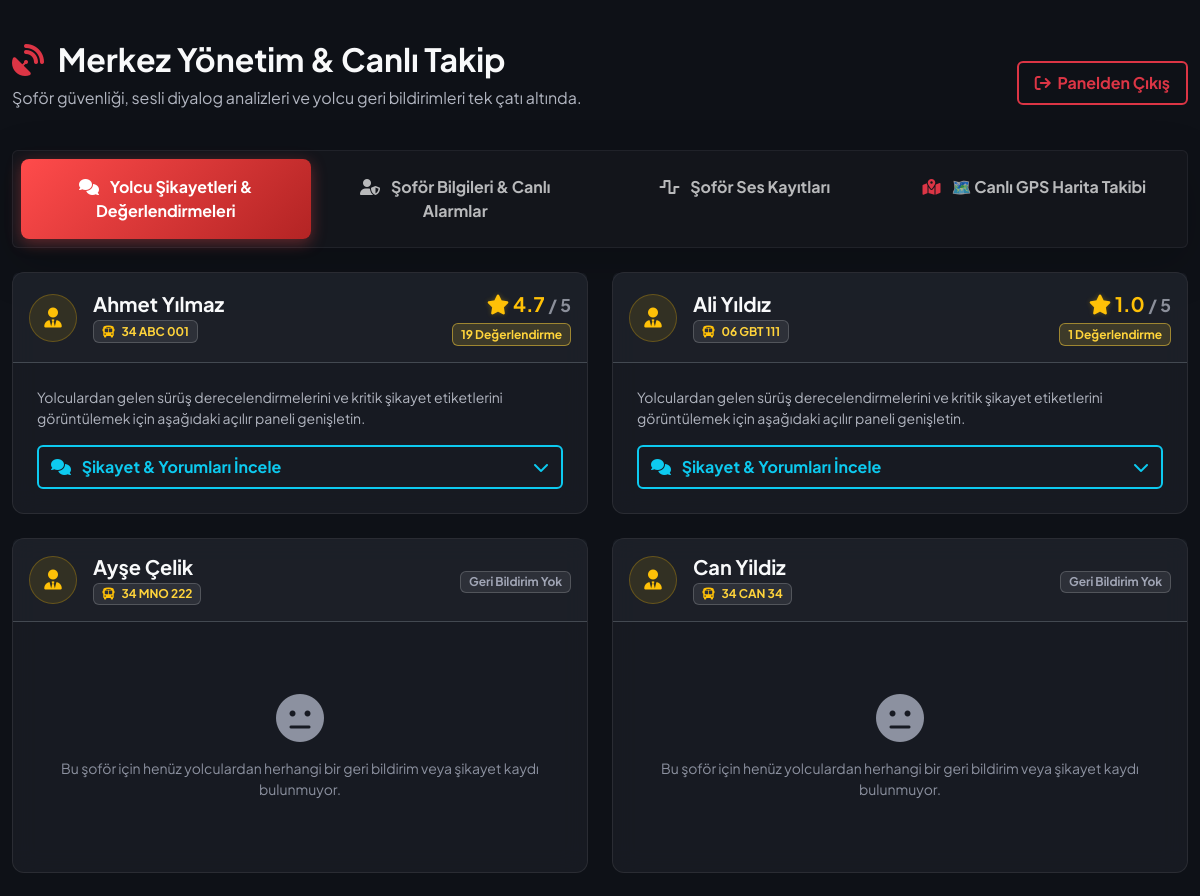
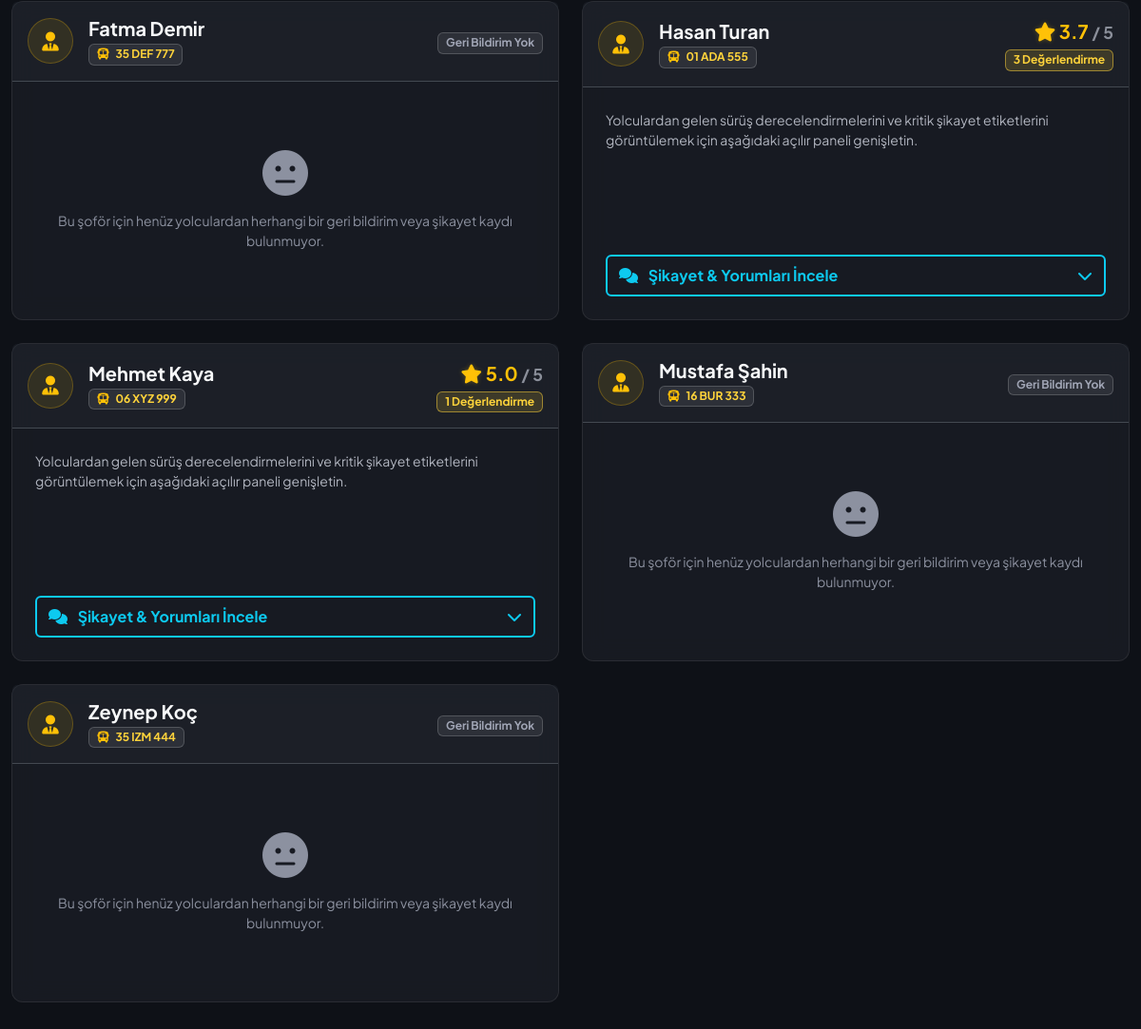
The page /admin on the database its author committed (2 pictures, top to bottom).
### app/models.py (models this page shows, shortened)
class Sofor(UserMixin, db.Model):
    __tablename__ = 'soforler'
    id: Mapped[int] = mapped_column(primary_key=True, autoincrement=True)
    ad: Mapped[str] = mapped_column(String(100), nullable=False)
    soyad: Mapped[str] = mapped_column(String(100), nullable=False)
    kullanici_adi: Mapped[str] = mapped_column(String(100), nullable=False, unique=True)
    arac_plaka: Mapped[str] = mapped_column(String(50), nullable=False, unique=True)
    sifre_hash: Mapped[str] = mapped_column(String(255), nullable=False)
    sifre_plain: Mapped[Optional[str]] = mapped_column(String(255))
    alarmlar: Mapped[List["Alarm"]] = relationship(back_populates="sofor")
    ses_loglari: Mapped[List["SesLog"]] = relationship(back_populates="sofor")
    vardiya_kayitlari: Mapped[List["VardiyaSesKaydi"]] = relationship(back_populates="sofor")
    yorumlar: Mapped[List["YolcuYorum"]] = relationship(back_populates="sofor")
    konum: Mapped[Optional["AracKonum"]] = relationship(back_populates="sofor", uselist=False)

### app/admin/routes.py (the view)
@bp.route('/admin')
def admin_panel():
    alarmlar = db.session.scalars(db.select(Alarm).order_by(Alarm.alarm_id.desc())).all()
    loglar = db.session.scalars(db.select(SesLog).order_by(SesLog.log_id.desc())).all()
    yorumlar = db.session.scalars(db.select(YolcuYorum).order_by(YolcuYorum.id.desc())).all()
    vardiya_kayitlari = db.session.scalars(db.select(VardiyaSesKaydi).order_by(VardiyaSesKaydi.id.desc())).all()
    soforler = db.session.scalars(db.select(Sofor).order_by(Sofor.ad)).all()
    return render_template('admin.html', title='Merkez Yönetim', alarmlar=alarmlar, loglar=loglar, yorumlar=yorumlar, vardiya_kayitlari=vardiya_kayitlari, soforler=soforler)

### app/templates/admin.html (shortened to what this page needs)
{% extends "base.html" %}
{% block content %}
<div class="row align-items-center mb-4 mt-3">
    <div class="col-md-9">
        <h2 class="fw-bold text-light"><i class="fa-solid fa-satellite-dish text-danger fa-pulse me-2"></i> Merkez Yönetim & Canlı Takip</h2>
        <p class="text-secondary">Şoför güvenliği, sesli diyalog analizleri ve yolcu geri bildirimleri tek çatı altında.</p>
    </div>
    <div class="col-md-3 text-end">
        <a href="{{ url_for('auth.logout') }}" class="btn btn-outline-danger fw-bold border-2 px-3 py-2"><i class="fa-solid fa-arrow-right-from-bracket me-1"></i> Panelden Çıkış</a>
    </div>
</div>
<link rel="stylesheet" href="https://unpkg.com/leaflet@1.9.4/dist/leaflet.css" />
<ul class="nav nav-pills nav-justified mb-4 p-2 rounded shadow-lg" id="adminTabs" role="tablist">
    <li class="nav-item" role="presentation">
        <button class="nav-link active fw-bold py-3 border-0" id="comments-tab" data-bs-toggle="tab" data-bs-target="#commentsPanel" type="button" role="tab" aria-controls="commentsPanel" aria-selected="true">
            <i class="fa-solid fa-comments me-2"></i> Yolcu Şikayetleri & Değerlendirmeleri
        </button>
    </li>
    <li class="nav-item" role="presentation">
        <button class="nav-link fw-bold py-3 border-0" id="drivers-tab" data-bs-toggle="tab" data-bs-target="#driversPanel" type="button" role="tab" aria-controls="driversPanel" aria-selected="false">
            <i class="fa-solid fa-user-shield me-2"></i> Şoför Bilgileri & Canlı Alarmlar
        </button>
    </li>
    <li class="nav-item" role="presentation">
        <button class="nav-link fw-bold py-3 border-0" id="voice-tab" data-bs-toggle="tab" data-bs-target="#voicePanel" type="button" role="tab" aria-controls="voicePanel" aria-selected="false">
            <i class="fa-solid fa-wave-square me-2"></i> Şoför Ses Kayıtları
        </button>
    </li>
    <li class="nav-item" role="presentation">
        <button class="nav-link fw-bold py-3 border-0" id="map-tab" data-bs-toggle="tab" data-bs-target="#mapPanel" type="button" role="tab" aria-controls="mapPanel" aria-selected="false">
            <i class="fa-solid fa-map-location-dot me-2 text-danger"></i> 🗺️ Canlı GPS Harita Takibi
        </button>
    </li>
</ul>
<div class="tab-content" id="adminTabsContent">
    <div class="tab-pane fade show active" id="commentsPanel" role="tabpanel" aria-labelledby="comments-tab">
        <div class="row">
            {% for s in soforler %}
                {% set s_yorumlar = s.yorumlar %}
                {% set count = s_yorumlar|length %}
                <div class="col-lg-6 mb-4">
                    <div class="card admin-card h-100">
                        <div class="card-header border-bottom border-secondary border-opacity-50 d-flex align-items-center justify-content-between py-3" style="background-color: rgba(37, 40, 51, 0.4) !important;">
                            <div class="d-flex align-items-center">
                                <div class="rounded-circle bg-warning bg-opacity-10 text-warning p-2 me-3 border border-warning border-opacity-25" style="width: 48px; height: 48px; display: flex; align-items: center; justify-content: center;">
                                    <i class="fa-solid fa-user-tie fa-lg"></i>
                                </div>
                                <div>
                                    <h5 class="fw-bold mb-0 text-light">{{ s.ad }} {{ s.soyad }}</h5>
                                    <span class="badge badge-custom-dark text-warning mt-1"><i class="fa-solid fa-bus me-1 text-warning"></i> {{ s.arac_plaka }}</span>
                                </div>
                            </div>
                            <div class="text-end">
                                {% if count > 0 %}
                                    {% set ns = namespace(puan_sum=0) %}
                                    {% for y in s_yorumlar %}
                                        {% set ns.puan_sum = ns.puan_sum + y.puan %}
                                    {% endfor %}
                                    {% set avg_rating = (ns.puan_sum / count) | round(1) %}
                                    <div class="text-warning fw-bold fs-5 star-rating">
                                        <i class="fa-solid fa-star"></i> {{ avg_rating }} <small class="text-secondary opacity-75">/ 5</small>
                                    </div>
                                    <span class="badge badge-custom-warning mt-1">{{ count }} Değerlendirme</span>
                                {% else %}
                                    <span class="badge badge-custom-dark text-muted mt-1">Geri Bildirim Yok</span>
                                {% endif %}
                            </div>
                        </div>
                        <div class="card-body p-4 d-flex flex-column justify-content-between">
                            {% if count > 0 %}
                                <p class="text-secondary small mb-3">Yolculardan gelen sürüş derecelendirmelerini ve kritik şikayet etiketlerini görüntülemek için aşağıdaki açılır paneli genişletin.</p>
                                <button class="btn btn-outline-info w-100 fw-bold py-2 d-flex align-items-center justify-content-between border-2" type="button" data-bs-toggle="collapse" data-bs-target="#yorumlarCollapse-{{ s.id }}" aria-expanded="false" aria-controls="yorumlarCollapse-{{ s.id }}">
                                    <span><i class="fa-solid fa-comments me-2"></i> Şikayet & Yorumları İncele</span>
                                    <i class="fa-solid fa-chevron-down"></i>
                                </button>
                            {% else %}
                                <div class="text-center py-5 text-muted">
                                    <i class="fa-solid fa-face-meh fa-3x mb-3 opacity-30"></i>
                                    <p class="mb-0 small">Bu şoför için henüz yolculardan herhangi bir geri bildirim veya şikayet kaydı bulunmuyor.</p>
                                </div>
                            {% endif %}
                        </div>
                    </div>
                </div>
            {% else %}
                <div class="col-12 text-center text-muted py-5 admin-card">
                    <i class="fa-solid fa-users-slash fa-3x mb-3"></i>
                    <p class="mb-0">Veritabanında kayıtlı herhangi bir şoför bulunamadı.</p>
                </div>
            {% endfor %}
        </div>
    </div>
</div>
{% endblock %}

### app/templates/base.html (shortened to what this page needs)
<!DOCTYPE html>
<html lang="tr" data-bs-theme="dark">
<head>
    <link href="https://cdn.jsdelivr.net/npm/bootstrap@5.3.0/dist/css/bootstrap.min.css" rel="stylesheet">
    <link rel="stylesheet" href="https://cdnjs.cloudflare.com/ajax/libs/font-awesome/6.4.0/css/all.min.css">
</head>
<body>
    <div class="container-fluid py-4">
        {% block content %}{% endblock %}
    </div>
</body>
</html>

### app/templates/base.html (style rules this page uses)
body { background-color: #0e1117; color: #fafafa; font-family: 'Plus Jakarta Sans', 'Outfit', 'Segoe UI', Tahoma, Geneva, Verdana, sans-serif; }
.text-secondary { color: #b2b6c1 !important; }
.text-muted { color: #8c91a0 !important; }

### app/templates/admin.html (style rules this page uses)
.admin-card { background: rgba(30, 33, 41, 0.65) !important; backdrop-filter: blur(12px); -webkit-backdrop-filter: blur(12px); border: 1px solid rgba(255, 255, 255, 0.08) !important; border-radius: 12px; transition: all 0.3s cubic-bezier(0.4, 0, 0.2, 1); }
.nav-pills { background: rgba(22, 24, 31, 0.7) !important; border: 1px solid rgba(255, 255, 255, 0.06); }
.nav-pills .nav-link { border-radius: 8px; color: rgba(255, 255, 255, 0.7); transition: all 0.2s ease; }
.nav-pills .nav-link.active { background: linear-gradient(135deg, #ff4b4b, #b32424) !important; color: #fff !important; font-weight: bold; box-shadow: 0 4px 15px rgba(255, 75, 75, 0.35); border: 1px solid rgba(255, 255, 255, 0.1); }
.star-rating .fa-star { text-shadow: 0 0 5px rgba(255, 193, 7, 0.3); }
.badge-custom-warning { background: rgba(255, 212, 59, 0.15) !important; color: #ffd43b !important; border: 1px solid rgba(255, 212, 59, 0.5) !important; }
.badge-custom-dark { background: rgba(255, 255, 255, 0.08) !important; color: #f1f5f9 !important; border: 1px solid rgba(255, 255, 255, 0.18) !important; }
.badge-custom-dark.text-warning { color: #ffd43b !important; }
.badge-custom-dark.text-muted { color: #a0a5b5 !important; }

### rows shown on the page
Sofor: ad "Ahmet", soyad "Yılmaz", arac_plaka "34 ABC 001", avg_rating "4.7", count "19"
Sofor: ad "Ali", soyad "Yıldız", arac_plaka "06 GBT 111", avg_rating "1.0", count "1"
Sofor: ad "Ayşe", soyad "Çelik", arac_plaka "34 MNO 222", shows "Geri Bildirim Yok", shows "Bu şoför için henüz yolculardan herhangi bir geri bildirim veya şikayet kaydı bulunmuyor."
Sofor: ad "Can", soyad "Yildiz", arac_plaka "34 CAN 34", shows "Geri Bildirim Yok", shows "Bu şoför için henüz yolculardan herhangi bir geri bildirim veya şikayet kaydı bulunmuyor."
Sofor: ad "Fatma", soyad "Demir", arac_plaka "35 DEF 777", shows "Geri Bildirim Yok", shows "Bu şoför için henüz yolculardan herhangi bir geri bildirim veya şikayet kaydı bulunmuyor."
Sofor: ad "Hasan", soyad "Turan", arac_plaka "01 ADA 555", avg_rating "3.7", count "3"
Sofor: ad "Mehmet", soyad "Kaya", arac_plaka "06 XYZ 999", avg_rating "5.0", count "1"
Sofor: ad "Mustafa", soyad "Şahin", arac_plaka "16 BUR 333", shows "Geri Bildirim Yok", shows "Bu şoför için henüz yolculardan herhangi bir geri bildirim veya şikayet kaydı bulunmuyor."
Sofor: ad "Zeynep", soyad "Koç", arac_plaka "35 IZM 444", shows "Geri Bildirim Yok", shows "Bu şoför için henüz yolculardan herhangi bir geri bildirim veya şikayet kaydı bulunmuyor."
